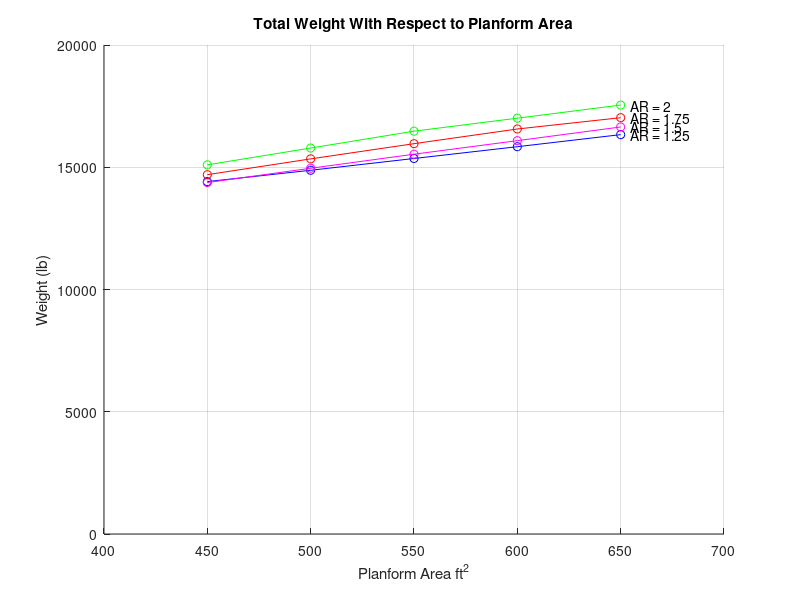
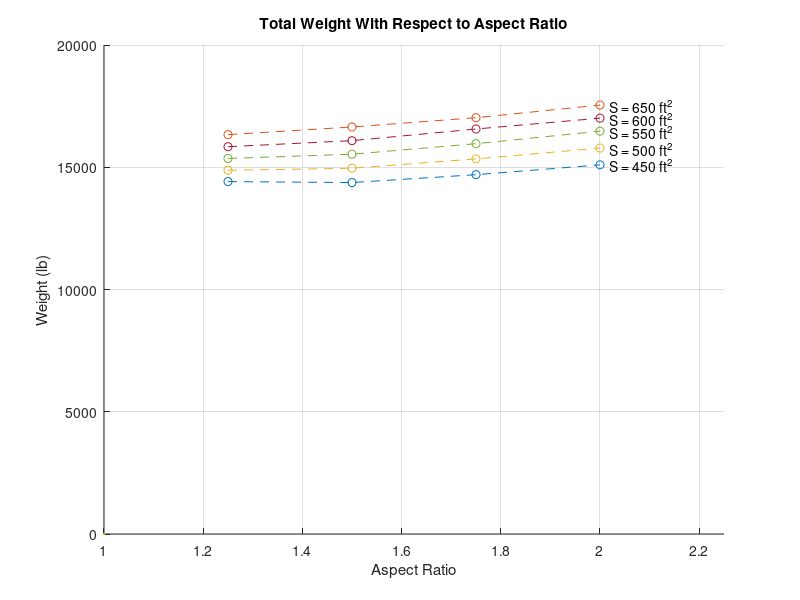
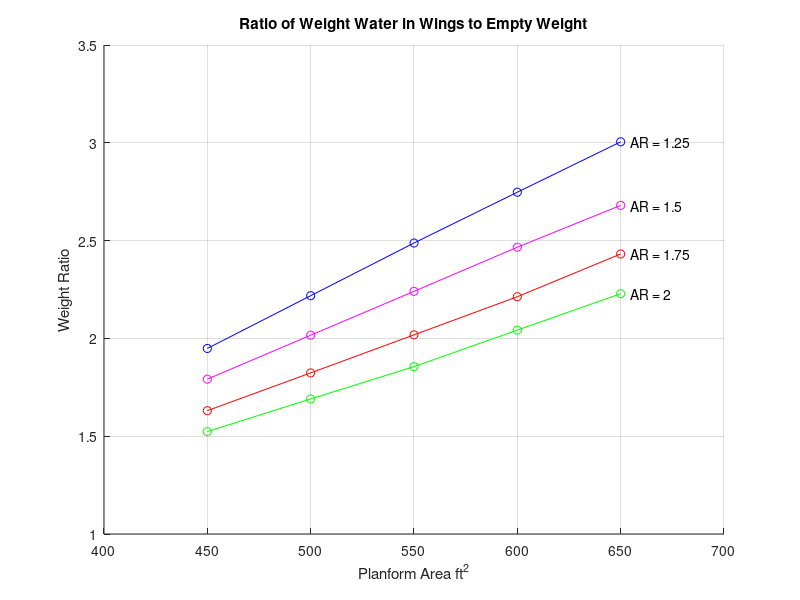
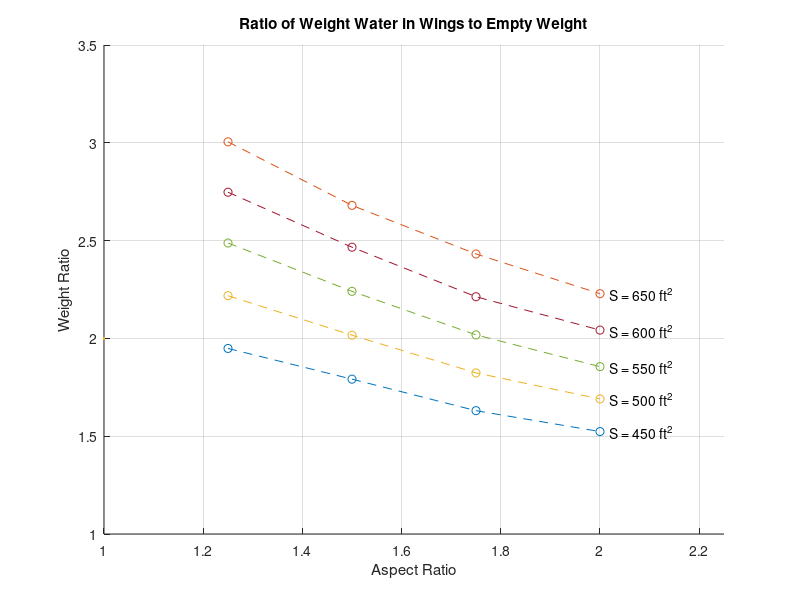

The MATLAB script that drew these images, in order:
clc;
close all;
clear;


Sref = [450,500,550,600,650];
ARs = [1.25, 1.5, 1.75, 2];
Weights_AR125 = flip([16333.8343,15840.81053,15358.44508,14876.85127,14413.31474]);
Weights_AR15 = flip([16647.07485,16087.62596,15533.48572,14959.08342,14374.2523]);
Weights_AR175 = flip([17026.82507,16564.95273,15964.3207,15342.57425,14696.08594]);
Weights_AR2 = flip([17543.98377,17007.33418,16475.66219,15785.56869,15098.27107]);

Weights_sref650 = [16333.8343,16647.07485,17026.82507,17543.98377];
Weights_sref600 = [15840.81053,16087.62596,16564.95273,17007.33418];
Weights_sref550 = [15358.44508,15533.48572,15964.3207,16475.66219];
Weights_sref500 = [14876.85127,14959.08342,15342.57425,15785.56869];
Weights_sref450 = [14413.31474,14374.2523,14696.08594,15098.27107];

WeightFuel_650 = flip([3829.606826,3589.769925,3478.978438,3468.83472]);
WeightFuel_600 = flip([3735.91382,3471.794529,3396.860495,3361.287255]);
WeightFuel_550 = flip([3656.216125,3363.029813,3273.739752,3262.645109]);
WeightFuel_500 = flip([3588.344521,3254.937416,3150.730659,3119.204457]);
WeightFuel_450 = flip([3543.950495,3153.279299,3027.916456,2984.991954]);


Weights = flip([Weights_sref650;Weights_sref600;Weights_sref550;Weights_sref500;Weights_sref450]);
WeightsFuel = flip([WeightFuel_650;WeightFuel_600;WeightFuel_550;WeightFuel_500;WeightFuel_450]);
EmptyWeights = Weights-WeightsFuel;

WingLoadingAR125 = [25.24434927,26.51962754,28.05508331,29.89461279,32.18704114];
WingLoadingAR15 = [25.73022905,26.9315245,28.37666255,30.05515839,32.07925658];
WingLoadingAR175 = [26.15384615,27.72411911,29.16347501,30.83666286,32.80971131];
WingLoadingAR2 = [26.86106928,28.33333333,30.10507874,31.70341221,33.69537689];

figure(); hold on; grid on;
plot(Sref,Weights_AR125,'b-o',LineWidth=2);
plot(Sref,Weights_AR15,'m-o',LineWidth=2);
plot(Sref,Weights_AR175,'r-o',LineWidth=2);
plot(Sref,Weights_AR2,'g-o',LineWidth=2);
text(Sref(end)+5,Weights_AR125(end),'AR = 1.25');
text(Sref(end)+5,Weights_AR15(end),'AR = 1.5');
text(Sref(end)+5,Weights_AR175(end),'AR = 1.75');
text(Sref(end)+5,Weights_AR2(end),'AR = 2');
xlim([400,700]);
title('Total Weight With Respect to Planform Area');
ylabel('Weight (lb)');
xlabel('Planform Area ft^2');

figure(); hold on; grid on;
plot(ARs,Weights_sref450,'--o',LineWidth=2);
plot(ARs,Weights_sref500,'--o',LineWidth=2);
plot(ARs,Weights_sref550,'--o',LineWidth=2);
plot(ARs,Weights_sref600,'--o',LineWidth=2);
plot(ARs,Weights_sref650,'--o',LineWidth=2);
text(ARs(end)+0.02,Weights_sref450(end),'S = 450 ft^2');
text(ARs(end)+0.02,Weights_sref500(end),'S = 500 ft^2');
text(ARs(end)+0.02,Weights_sref550(end),'S = 550 ft^2');
text(ARs(end)+0.02,Weights_sref600(end),'S = 600 ft^2');
text(ARs(end)+0.02,Weights_sref650(end),'S = 650 ft^2');
xlim([1,2.25]);
title('Total Weight With Respect to Aspect Ratio');
ylabel('Weight (lb)');
xlabel('Aspect Ratio');

WingVolumes = zeros(5,4);

t = 0.35;

for i=1:5
   S = 400 + 50*i;
    for j=1:4
        AR = 1 + 0.25*j;
        
        b = sqrt(AR*S);
        Cr = 2*S/((1+t)*b);
        Ct = t*Cr;

        A1 = 0.0388*Cr^2;
        A2 = 0.0388*Ct^2;

        V = b*(A1+A2+sqrt(A1*A2))/3;

        WingVolumes(i,j) = V;


    end

end

FuelDensity = 50; % lb/ft^3

WingFuelWeight = WingVolumes.*FuelDensity;

WingWaterWeight = WingVolumes.*62.4;

WeightRatio = WingWaterWeight./EmptyWeights;

FuelReqRatio = WingFuelWeight./WeightsFuel;


figure(); hold on; grid on;
plot(Sref,WeightRatio(:,1),'b-o',LineWidth=2); 
plot(Sref,WeightRatio(:,2),'m-o',LineWidth=2);
plot(Sref,WeightRatio(:,3),'r-o',LineWidth=2);
plot(Sref,WeightRatio(:,4),'g-o',LineWidth=2);
text(Sref(end)+5,WeightRatio(end,1),'AR = 1.25');
text(Sref(end)+5,WeightRatio(end,2),'AR = 1.5');
text(Sref(end)+5,WeightRatio(end,3),'AR = 1.75');
text(Sref(end)+5,WeightRatio(end,4),'AR = 2');
xlim([400,700]);
ylim([1,3.5]);
title('Ratio of Weight Water in Wings to Empty Weight');
ylabel('Weight Ratio');
xlabel('Planform Area ft^2');

figure(); hold on; grid on;
plot(ARs,WeightRatio(1,:),'--o',LineWidth=2);
plot(ARs,WeightRatio(2,:),'--o',LineWidth=2);
plot(ARs,WeightRatio(3,:),'--o',LineWidth=2);
plot(ARs,WeightRatio(4,:),'--o',LineWidth=2);
plot(ARs,WeightRatio(5,:),'--o',LineWidth=2);
text(AR(end)+0.02,WeightRatio(1,end),'S = 450 ft^2');
text(AR(end)+0.02,WeightRatio(2,end),'S = 500 ft^2');
text(AR(end)+0.02,WeightRatio(3,end),'S = 550 ft^2');
text(AR(end)+0.02,WeightRatio(4,end),'S = 600 ft^2');
text(AR(end)+0.02,WeightRatio(5,end),'S = 650 ft^2');
xlim([1,2.25]);
ylim([1,3.5]);
title('Ratio of Weight Water in Wings to Empty Weight');
ylabel('Weight Ratio');
xlabel('Aspect Ratio');
